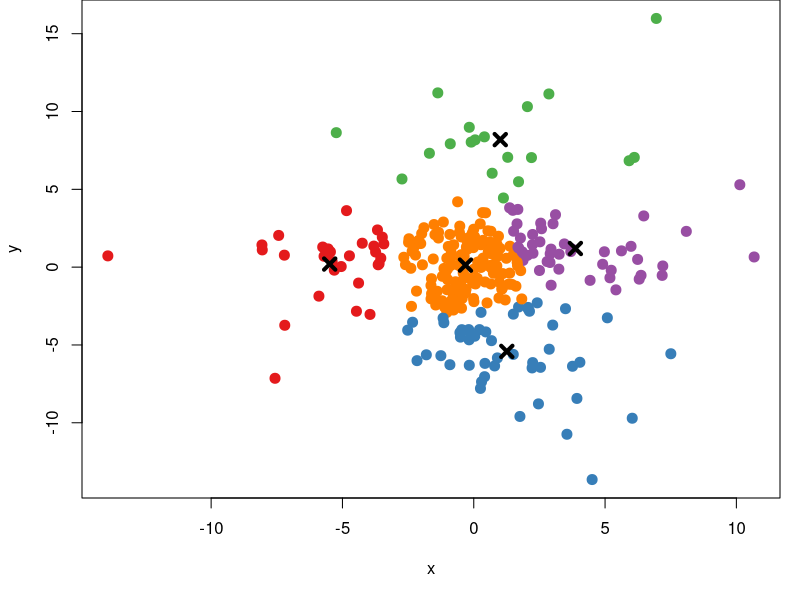

The R source for this figure:
## ---- chunk 1
knitr::opts_chunk$set(echo = FALSE)
## ---- chunk 2
set.seed(1234) # select seed
## ---- chunk 3
x <- c(rnorm(100, 0, 1), rnorm(100, 1, 3), rnorm(100, -1, 4))
y <- c(rnorm(100, -1, 2), rnorm(100, 0, 5), rnorm(100, 1, 1))
data <- data.frame(x, y)
## ---- chunk 4
kCluster <- 5 # select the number of clustering
clusters <- kmeans(data, kCluster)
clusters
## ---- chunk 5
palette(c("#E41A1C", "#377EB8", "#4DAF4A", "#984EA3",
          "#FF7F00", "#FFFF33", "#A65628", "#F781BF", "#999999"))
par(mar = c(5.1, 4.1, 0, 1))
## ---- chunk 6
plot(data,
     col = clusters$cluster,
     pch = 20, cex = 2)
points(clusters$centers, pch = 4, cex = 1.5, lwd = 4)
